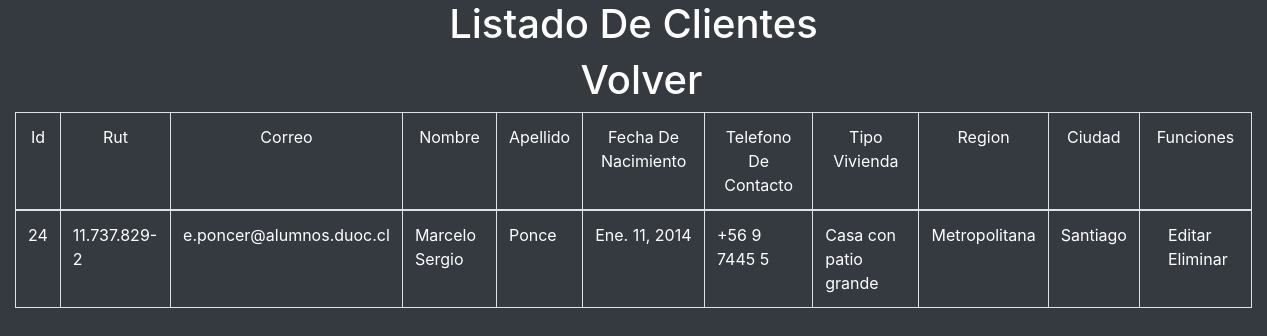
/listarCliente/, run on an earlier commit of the app's database.
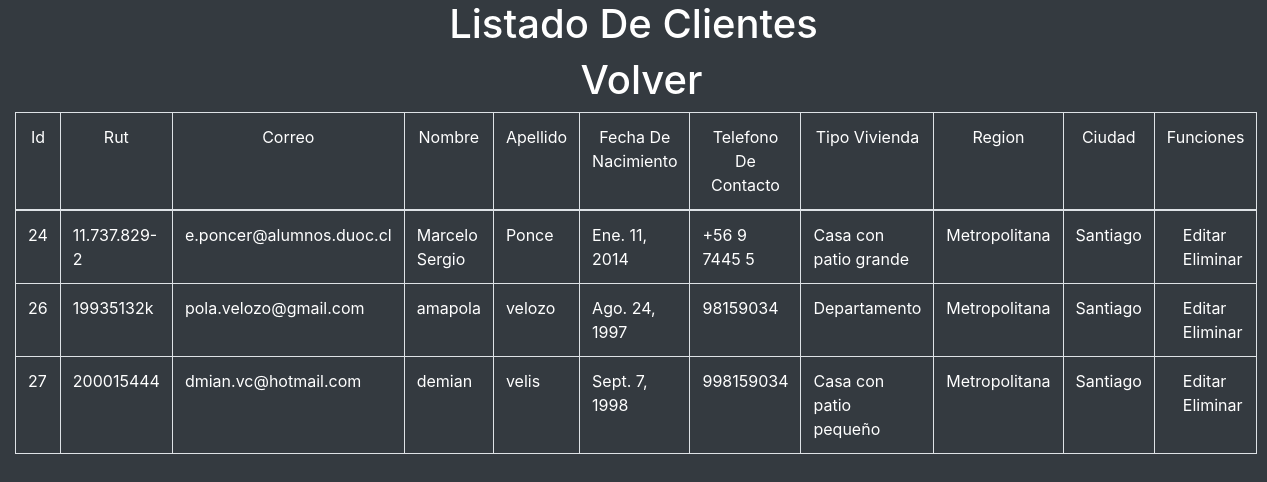
And on a later commit of the database.
### barber/models.py (models this page shows, shortened)
class Cliente(models.Model):
    user = models.OneToOneField(User, on_delete=models.CASCADE)
    rut = models.CharField(max_length=12,null=True)
    correo = models.EmailField(unique=True,null=True)
    nombre = models.CharField(max_length=40,null=True)
    apellido = models.CharField(max_length=40,null=True)
    fechaNacimiento = models.DateField(blank=True, null=True)
    telefonoContacto = models.CharField(unique=True, max_length=12, null=True)
    tipoVivienda = models.CharField(
        max_length=40, blank=False, null=True, choices=Vivienda_Tipos)
    Region = models.CharField(
        max_length=40, blank=False, null=True, choices=Regiones)
    Ciudad = models.CharField(
        max_length=40, blank=False, null=True, choices=Ciudades)
    REQUIRED_FIELDS = []
    USERNAME_FIELD = 'correo'

### barber/views.py (the view)
# urls.py: path('listarCliente/', views.ClienteList.as_view(), name="listarCliente"),
class ClienteList(ListView):
    model = Cliente
    form_class = ClienteForm
    template_name = 'barber/listarCliente.html'

### barber/templates/barber/listarCliente.html (shortened to what this page needs)
{% load staticfiles %}
<!DOCTYPE html>
<html lang="en">
<head>
    <link rel="stylesheet" href="{% static 'css/registrarCliente.css' %}">
    <link rel="stylesheet" href="//stackpath.bootstrapcdn.com/bootstrap/4.3.1/css/bootstrap.min.css"
>
</head>
<body>
    <section class="bg-black">
        <div class="container-fluid">
            <h1 class="white text-center">Listado De Clientes</h1>
            <h1 class="text-center"><a class="ml-3 white" href="/login/admin">Volver</a></h1>
            <table class="table table-bordered bg-table">
                <thead class="thead-dark">
                    <tr>
                        <td class="text-center white">Id</td>
                        <td class="text-center white">Rut</td>
                        <td class="text-center white">Correo</td>
                        <td class="text-center white">Nombre</td>
                        <td class="text-center white">Apellido</td>
                        <td class="text-center white">Fecha De Nacimiento</td>
                        <td class="text-center white">Telefono De Contacto</td>
                        <td class="text-center white">Tipo Vivienda</td>
                        <td class="text-center white">Region</td>
                        <td class="text-center white">Ciudad</td>
                        <td class="text-center white">Funciones</td>
                    </tr>
                </thead>
                <tbody class="color-white">
                    {% if object_list %}
                    {% for cliente in object_list %}
                    <tr>
                        <td class="white">{{ cliente.id }}</td>
                        <td class="white">{{ cliente.rut }}</td>
                        <td class="white">{{ cliente.correo }}</td>
                        <td class="white">{{ cliente.nombre }}</td>
                        <td class="white">{{ cliente.apellido }}</td>
                        <td class="white">{{ cliente.fechaNacimiento }}</td>
                        <td class="white">{{ cliente.telefonoContacto }}</td>
                        <td class="white">{{ cliente.tipoVivienda }}</td>
                        <td class="white">{{ cliente.Region }}</td>
                        <td class="white">{{ cliente.Ciudad }}</td>
                        <td>
                            <a class="white ml-3" href="{% url 'actualizarCliente' cliente.id %}">Editar</a>
                            <a class="white ml-3" href="{% url 'borrarCliente' cliente.id %}"
                                onclick="return confirm('¿Seguro de borrar este registro?');">Eliminar</a>
                        </td>
                    </tr>
                    {% endfor %}
                    {% endif %}
                </tbody>
            </table>
        </div>
    </section>
</body>
</html>

### static/css/registrarCliente.css (style rules this page uses)
.bg-black { background-color: #343a40; }
html { background-color: #343a40; }
.white { color: white; }

What changed in the data, as far as the page shows it:
added Cliente: id "26", rut "19935132k", correo "pola.velozo@gmail.com", nombre "amapola", apellido "velozo", fechaNacimiento "Ago. 24, 1997", telefonoContacto "98159034", tipoVivienda "Departamento", Region "Metropolitana", Ciudad "Santiago"
added Cliente: id "27", rut "200015444", correo "dmian.vc@hotmail.com", nombre "demian", apellido "velis", fechaNacimiento "Sept. 7, 1998", telefonoContacto "998159034", tipoVivienda "Casa con patio pequeño", Region "Metropolitana", Ciudad "Santiago"
